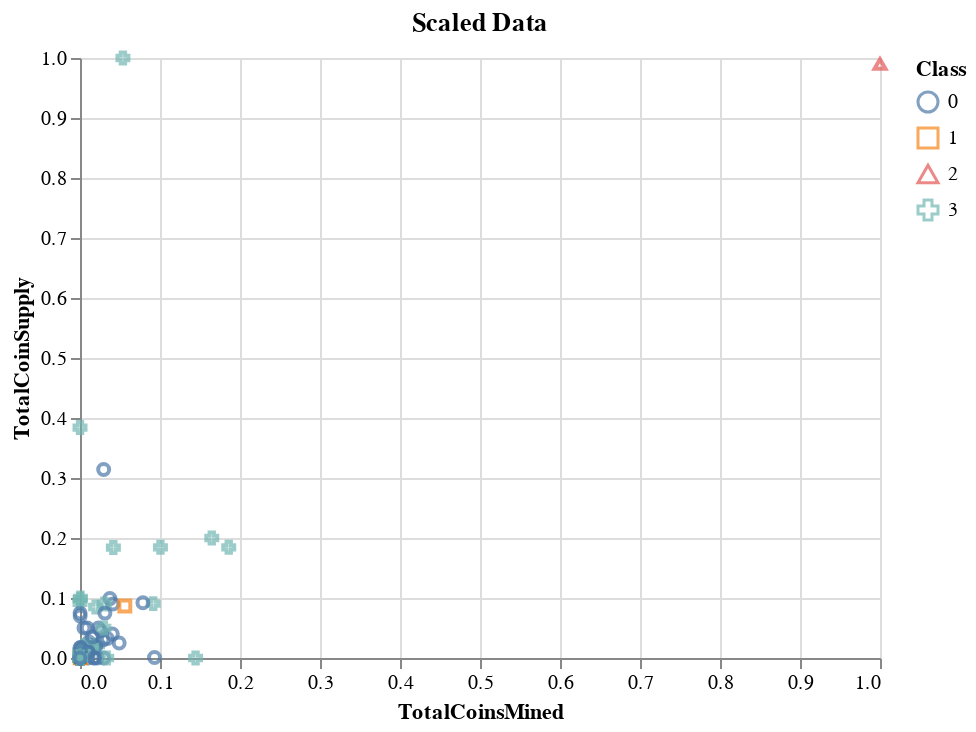

The notebook cell this image was saved under:
### Code cell
# Plot the scatter with x="TotalCoinsMined" and y="TotalCoinSupply"
alt.Chart(clustered_scaled_df).mark_point().encode(
        x='TotalCoinsMined',
        y='TotalCoinSupply',
        color='Class:N',
        shape='Class:N',
        tooltip=["CoinName", "Algorithm"]).properties(
            title='Scaled Data'
)

### Figure 1 — Vega-Lite specification as saved in the notebook (floating-point values rounded to 4 significant figures; data arrays with more than 128 entries replaced by an {"elided": "..."} marker saying what was removed)
{"config": {"view": {"continuousWidth": 400, "continuousHeight": 300}}, "data": {"name": "data-d66c4f76404bef107e547fc9be350467"}, "mark": "point", "encoding": {"color": {"type": "nominal", "field": "Class"}, "shape": {"type": "nominal", "field": "Class"}, "tooltip": [{"type": "nominal", "field": "CoinName"}, {"type": "nominal", "field": "Algorithm"}], "x": {"type": "quantitative", "field": "TotalCoinsMined"}, "y": {"type": "quantitative", "field": "TotalCoinSupply"}}, "title": "Scaled Data", "$schema": "https://vega.github.io/schema/vega-lite/v4.0.2.json", "datasets": {"data-d66c4f76404bef107e547fc9be350467": {"elided": "532 records"}}}
